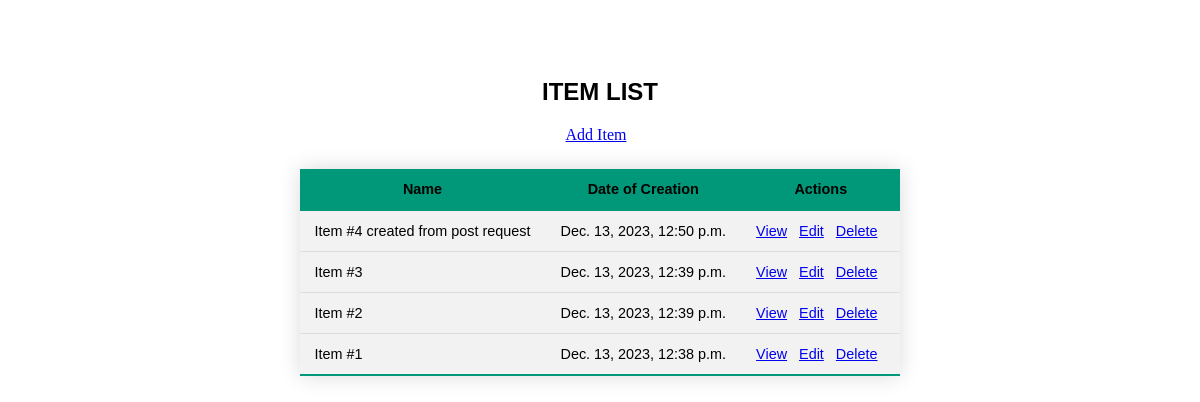
/base/, run on an earlier commit of the app's database.
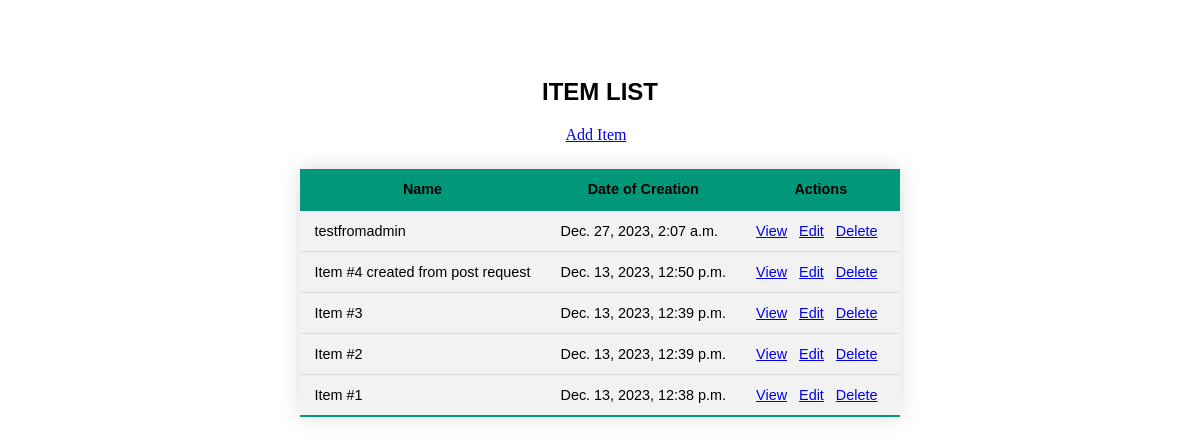
And on a later commit of the database.
### base/models.py (models this page shows, shortened)
class Item(models.Model):
  title =  models.CharField(max_length=200)
  description =  models.TextField(null=True)
  created = models.DateTimeField(auto_now_add=True)
  def get_absolute_url(self):
    return reverse('base:single', args=[self.id])
  class Meta:
    ordering = ['-created']

### base/views.py (the view)
# urls.py: path('', views.BaseView.as_view(), name='base'),
class BaseView(ListView):
  model = Item
  template_name = 'base.html'

### base/templates/base.html (shortened to what this page needs)
<!DOCTYPE html>
<html lang="en">
<head>
</head>
<body>
<h2>ITEM LIST</h2>
<a href="{% url 'base:add' %}">Add Item</a>
<table>
    <thead>
        <tr>
            <th>Name</th>
            <th>Date of Creation</th>
            <th>Actions</th>
        </tr>
    </thead>
    <tbody>
        {% for item in object_list %}
            <tr>
                <td><span>{{ item.title }}</span></td>
                <td>{{ item.created }}</td>
                <td>
                    <a href="{{ item.get_absolute_url }}" role="button">View</a>
                    <a href="{% url 'base:edit' item.pk %}" role="button">Edit</a>
                    <a href="{% url 'base:delete' item.pk %}" role="button">Delete</a>
                </td>
            </tr>
        {% endfor %}
    </tbody>
</table>
</body>
</html>

### base/templates/base.html (style rules this page uses)
body { display: flex; align-items: center; justify-content: center; flex-direction: column; padding: 50px; }
h2 { font-family: sans-serif; }
table { border-collapse: collapse; margin: 25px 0; font-size: 0.9em; font-family: sans-serif; min-width: 400px; box-shadow: 0 0 20px rgba(0, 0, 0, 0.15); }
td { background-color: #f2f2f2; color: #000000; text-align: left; padding: 12px 15px; }
th { padding: 12px 15px; background-color: #009879; }
a { margin-right: 8px; }

What changed in the data, as far as the page shows it:
added Item: title "testfromadmin", created "Dec. 27, 2023, 2:07 a.m."
